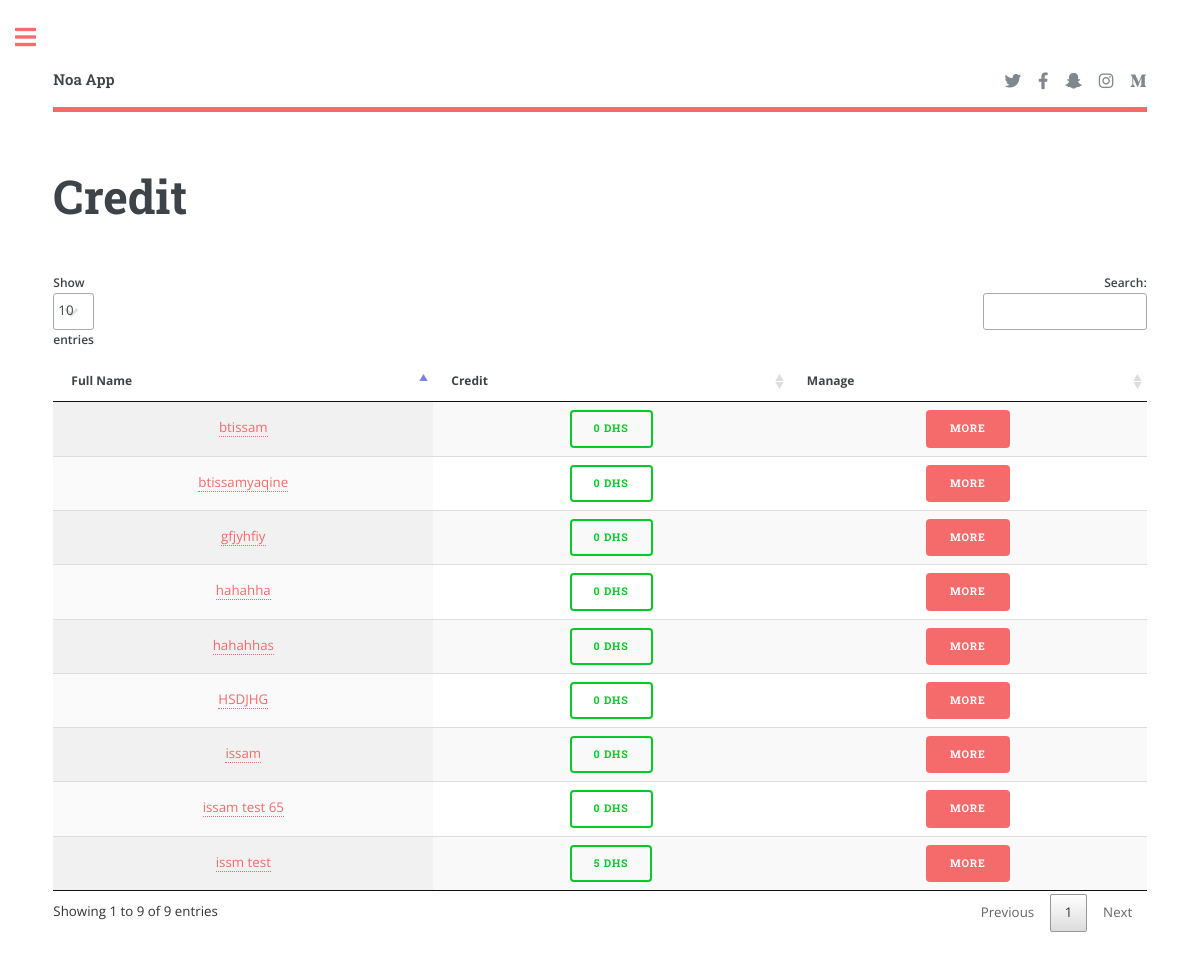
The page /admin/credit_list.php (signed in) on the database as committed earlier.
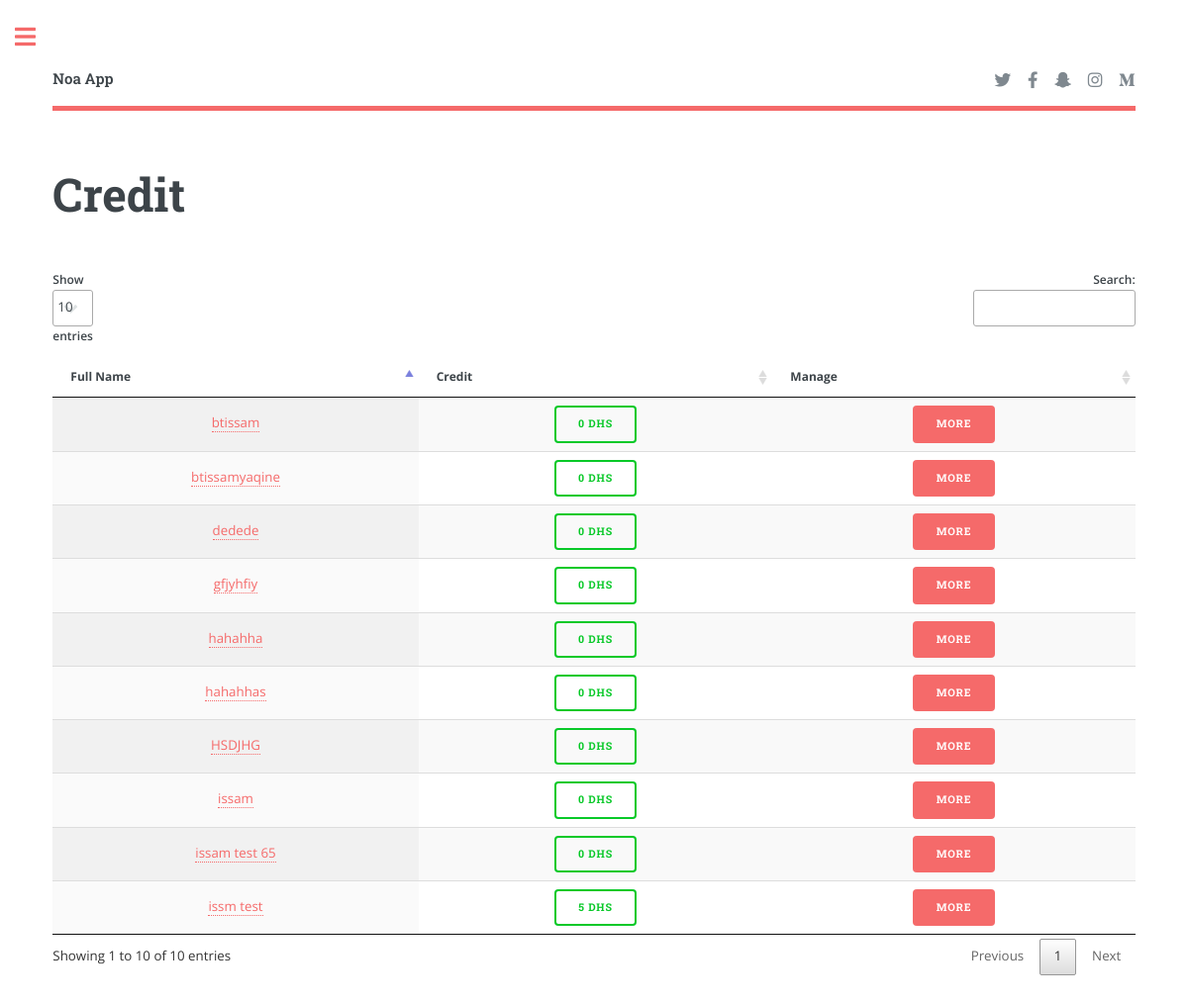
The same page on the database as committed later.
### tables this page shows
CREATE TABLE `client` (
  `id_client` int(11) NOT NULL,
  `full_name` varchar(255) NOT NULL,
  `class` varchar(255) NOT NULL,
  `group` varchar(255) NOT NULL,
  `gender` text NOT NULL,
  `tele` int(255) NOT NULL,
  `email` varchar(320) NOT NULL,
  `facebook` varchar(255) NOT NULL,
  `date_naissance` datetime NOT NULL,
  `business_adress` varchar(320) NOT NULL,
  `home_adress` varchar(320) NOT NULL,
  `remarque` varchar(1000) NOT NULL
);

### admin/credit_list.php (the view, shortened to what this page needs)
<?php
include("./includes/header.php");
include("../config/connection.php");
?>
<section>
	<header class="main">
		<h1>Credit</h1>
	</header>
	<div class="row gtr-200">
		<div class="col-12 col-12-medium">
			<div class="table-wrapper">
				<table id="table_id" class="display">
					<thead>
						<tr>
							<th>Full Name</th>
							<th>Credit</th>
							<th>Manage</th>
						</tr>
					</thead>
					<tbody>
						<?php
$q1 = "SELECT * FROM `client`";
$q1 = $db->query($q1);
$q1->execute();
$c1 = $q1->rowCount();
$r1 = $q1->fetchAll(PDO::FETCH_ASSOC);
$i = 0;
while ($i < $c1) {
	$q2 = "SELECT `id_client`, SUM(`credit`) as total_credit FROM `credit` WHERE `id_client` = ".$r1[$i]["id_client"]."";
	$q2 = $db->query($q2);
	$q2->execute();
	$r2 = $q2->fetch(PDO::FETCH_ASSOC);
	is_null($r2["total_credit"]) ? $credit = 0 : $credit = $r2["total_credit"];
	$credit < 0 ? $credit_color = "button" : $credit_color = "green";
	echo "
		<tr>
			<td><center><a href='client_details.php?id=".$r1[$i]["id_client"]."'>".$r1[$i]["full_name"]."</a></center></td>
			<td><center><a href='#' class=".$credit_color.">".$credit." Dhs</a></center></td>
			<td><center><a href='credit_details.php?id_client=".$r1[$i]["id_client"]."&full_name=".$r1[$i]["full_name"]."' class='button primary'>More</a></center></td>
		</tr>
			";
	$i++;
}
						?>
					</tbody>
				</table>
			</div>
		</div>
	</div>
</section>
<?php include("./includes/sidebar.php"); ?>

Rows that differ between the two databases and show on the page:
added client: full_name "dedede", credit "0"
Other text that changed with them:
text written by a page script: "Show entries Search: Showing 1 to 9 of 9 entries Previous 1 Next" → "Show entries Search: Showing 1 to 10 of 10 entries Previous 1 Next"
